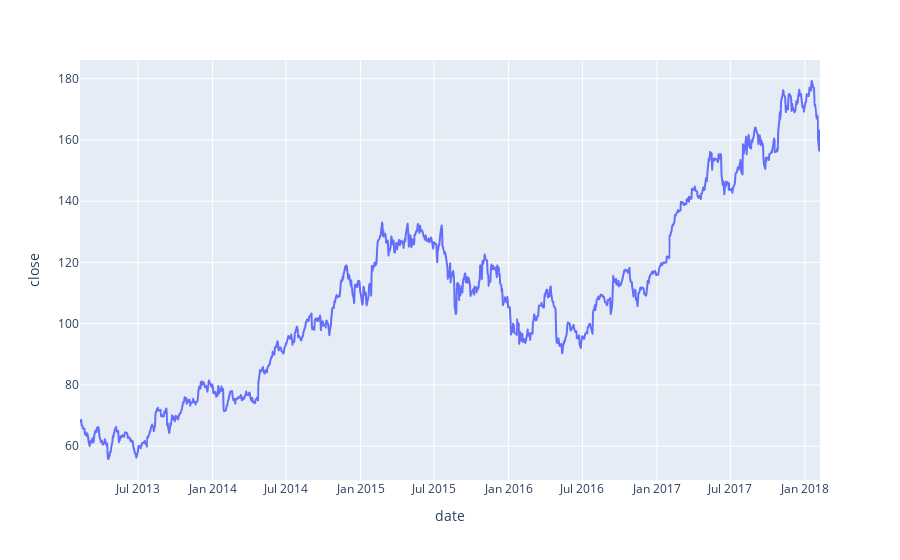
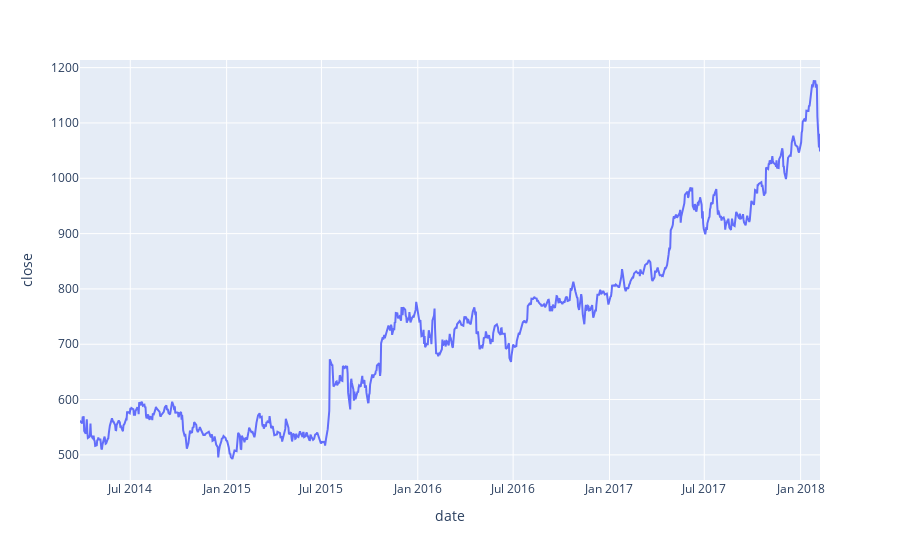
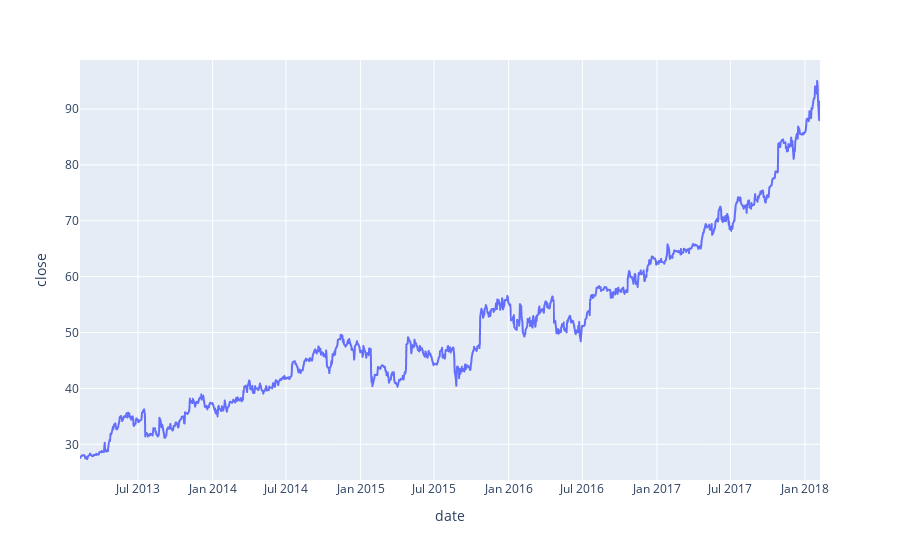
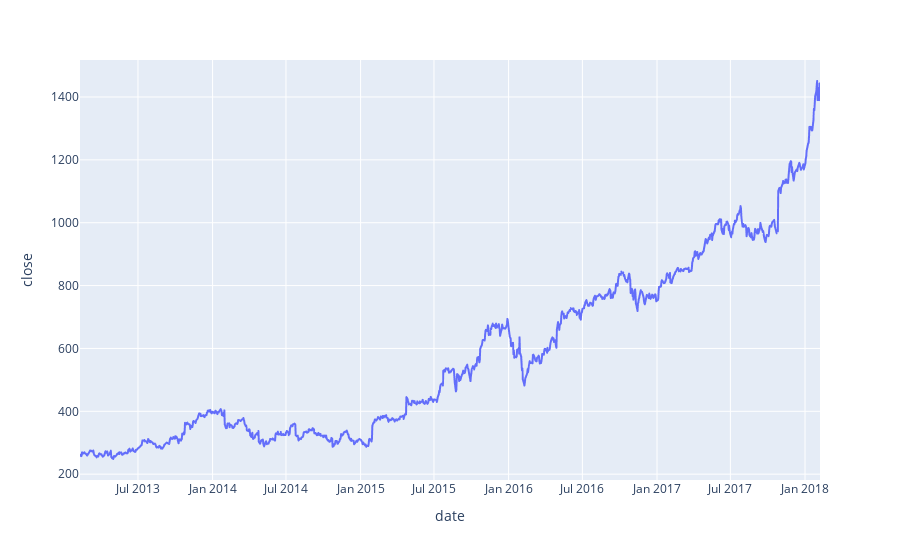

The notebook cell these images were saved under, in order:
### Code cell
#Using plotly
for company in tech_list:
    df = all_data[all_data['Name']==company]
    fig = px.line(df,x='date',y='close')
    fig.show()

### Figure 1 — Plotly figure (JSON) as saved in the notebook; plotly's stock layout.template omitted (floating-point values rounded to 4 significant figures; data arrays with more than 128 entries replaced by an {"elided": "..."} marker saying what was removed)
{"data": [{"hovertemplate": "date=%{x}<br>close=%{y}<extra></extra>", "legendgroup": "", "line": {"color": "#636efa", "dash": "solid"}, "marker": {"symbol": "circle"}, "mode": "lines", "name": "", "showlegend": false, "type": "scattergl", "x": {"elided": "1259 str values"}, "xaxis": "x", "y": {"elided": "1259 float values"}, "yaxis": "y"}], "layout": {"legend": {"tracegroupgap": 0}, "margin": {"t": 60}, "xaxis": {"anchor": "y", "domain": [0, 1], "title": {"text": "date"}}, "yaxis": {"anchor": "x", "domain": [0, 1], "title": {"text": "close"}}}}

### Figure 2 — Plotly figure (JSON) as saved in the notebook; plotly's stock layout.template omitted (floating-point values rounded to 4 significant figures; data arrays with more than 128 entries replaced by an {"elided": "..."} marker saying what was removed)
{"data": [{"hovertemplate": "date=%{x}<br>close=%{y}<extra></extra>", "legendgroup": "", "line": {"color": "#636efa", "dash": "solid"}, "marker": {"symbol": "circle"}, "mode": "lines", "name": "", "orientation": "v", "showlegend": false, "type": "scatter", "x": {"elided": "975 str values"}, "xaxis": "x", "y": {"elided": "975 float values"}, "yaxis": "y"}], "layout": {"legend": {"tracegroupgap": 0}, "margin": {"t": 60}, "xaxis": {"anchor": "y", "domain": [0, 1], "title": {"text": "date"}}, "yaxis": {"anchor": "x", "domain": [0, 1], "title": {"text": "close"}}}}

### Figure 3 — Plotly figure (JSON) as saved in the notebook; plotly's stock layout.template omitted (floating-point values rounded to 4 significant figures; data arrays with more than 128 entries replaced by an {"elided": "..."} marker saying what was removed)
{"data": [{"hovertemplate": "date=%{x}<br>close=%{y}<extra></extra>", "legendgroup": "", "line": {"color": "#636efa", "dash": "solid"}, "marker": {"symbol": "circle"}, "mode": "lines", "name": "", "showlegend": false, "type": "scattergl", "x": {"elided": "1259 str values"}, "xaxis": "x", "y": {"elided": "1259 float values"}, "yaxis": "y"}], "layout": {"legend": {"tracegroupgap": 0}, "margin": {"t": 60}, "xaxis": {"anchor": "y", "domain": [0, 1], "title": {"text": "date"}}, "yaxis": {"anchor": "x", "domain": [0, 1], "title": {"text": "close"}}}}

### Figure 4 — Plotly figure (JSON) as saved in the notebook; plotly's stock layout.template omitted (floating-point values rounded to 4 significant figures; data arrays with more than 128 entries replaced by an {"elided": "..."} marker saying what was removed)
{"data": [{"hovertemplate": "date=%{x}<br>close=%{y}<extra></extra>", "legendgroup": "", "line": {"color": "#636efa", "dash": "solid"}, "marker": {"symbol": "circle"}, "mode": "lines", "name": "", "showlegend": false, "type": "scattergl", "x": {"elided": "1259 str values"}, "xaxis": "x", "y": {"elided": "1259 float values"}, "yaxis": "y"}], "layout": {"legend": {"tracegroupgap": 0}, "margin": {"t": 60}, "xaxis": {"anchor": "y", "domain": [0, 1], "title": {"text": "date"}}, "yaxis": {"anchor": "x", "domain": [0, 1], "title": {"text": "close"}}}}
